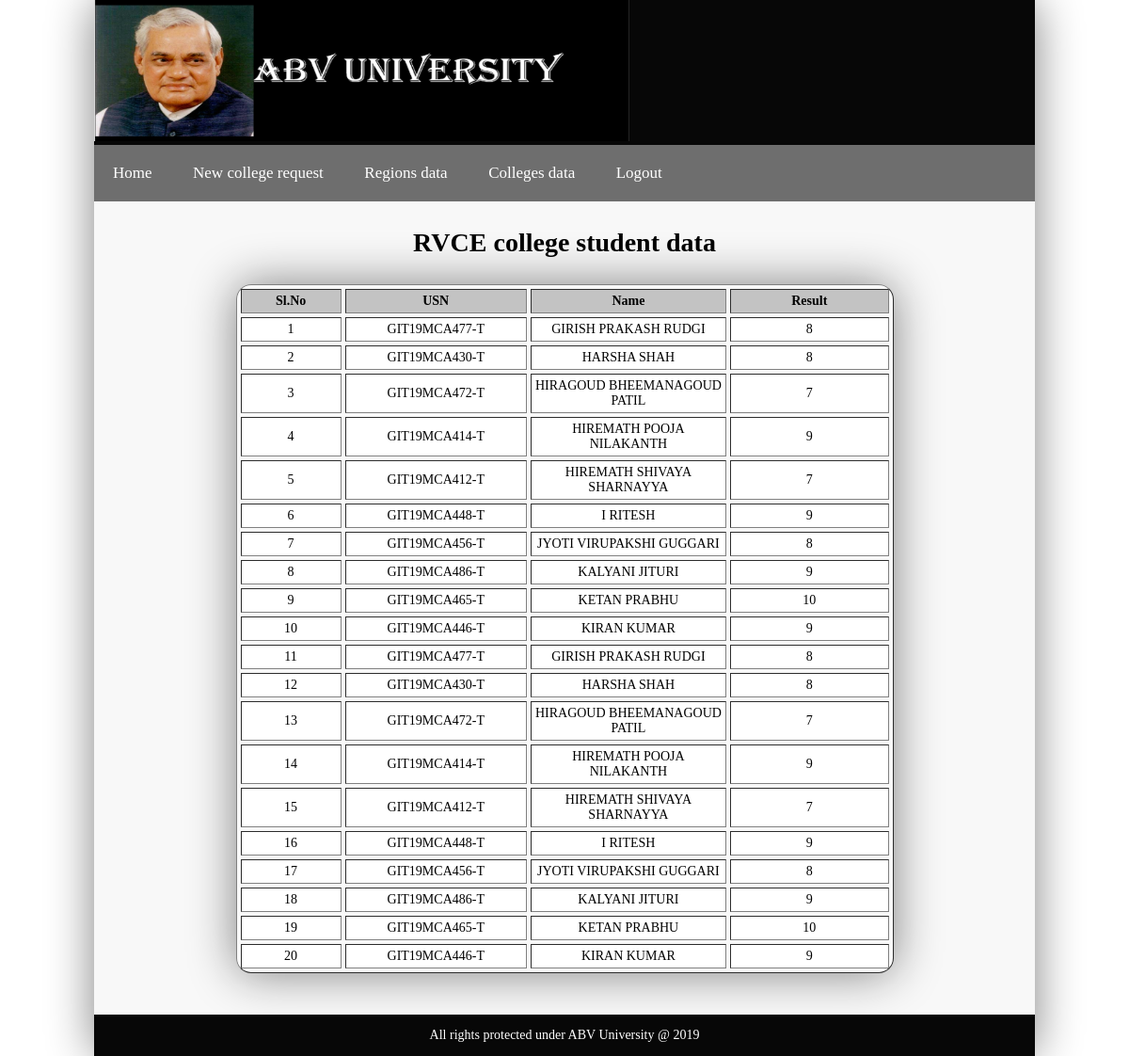
/universityadmin3academicdata.php (signed in), run on the app's committed database.
### tables this page shows
CREATE TABLE `college3academicdata` (
  `usn` varchar(30) NOT NULL,
  `name` varchar(50) NOT NULL,
  `result` int(20) NOT NULL
);

### universityadmin3academicdata.php (the view, shortened to what this page needs)
?><!DOCTYPE html>
<html>
    <head>
        <link rel="stylesheet" type="text/css" href="nav2.css"/>
         <link rel="stylesheet" href="style.css">
    </head>
    <body class="body">
        <table width="1000" border="0" cellspacing="0" cellpadding="0" align="center">
         <tbody>
            <tr>
              <td height="140" bgcolor="#070707" align="left">  <?php include("header.php"); ?> </td>
            </tr>
            <tr>
              <td bgcolor="#6E6E6E"> <?php include("universitynav.php"); ?> </td>
           </tr>
            <tr bgcolor="#F8F8F8">
                <td colspan="2">  <h1 align="center"> <p> RVCE college student data</p> </h1>
                  <?php
						include("myconn2.php");
						$sql="SELECT *from college3academicdata";
						$result=$conn2->query($sql);
						if($result->num_rows==0)
						{
								echo "No Records Found";
						}
						else
						{
					?>
                 <table width="699" border="1" align="center" cellpadding="4" cellspacing="4">
                   <tbody>
                     <tr>
                       <th width="159" bgcolor="#C3C3C3" style="text-align: center" scope="col"> Sl.No </th>
                       <th width="267" bgcolor="#C3C3C3" style="text-align: center" scope="col"> USN </th>
                       <th width="273" bgcolor="#C3C3C3" style="text-align: center" scope="col"> Name </th>
                       <th width="273" bgcolor="#C3C3C3" style="text-align: center" scope="col"> Result </th>
                     </tr>
                     <?php
							$r1 = 1;
							while($row=$result->fetch_assoc())
							{
								$usn1=$row["usn"];
								$name1=$row["name"];
								$result11 = $row["result"];
							?>
                     <tr>
                       <td bgcolor="#FFFFFF" style="text-align: center"><?php echo $r1++;?></td>
                       <td bgcolor="#FFFFFF" style="text-align: center"><?php echo $usn1;?></td>
                       <td bgcolor="#FFFFFF" style="text-align: center"><?php echo $name1;?></td>
                       <td bgcolor="#FFFFFF" style="text-align: center"><?php echo $result11;?></td>
                     </tr>
                     <?php
						}
						}
                       ?>
                   </tbody>
                 </table>
                 <p>&nbsp;</p>
              </td>
            </tr>
            <tr>
               <td bgcolor="#070707" align="center" height="2"> <?php include("footer.php"); ?></td>
            </tr>
        </tbody>
      </table>
    </body>
</html>

### style.css (style rules this page uses)
body { margin: 0; padding: 0; height: 100%; }
table { margin: auto; -webkit-box-shadow: 0 0 50px gray; -moz-box-shadow: 0 0 50px gray; box-shadow: 0 0 50px gray; border-radius: 16px; font-size: 14px; }

### data on the page
college3academicdata: usn "GIT19MCA477-T", name "GIRISH PRAKASH RUDGI", result "8"
college3academicdata: usn "GIT19MCA430-T", name "HARSHA SHAH", result "8"
college3academicdata: usn "GIT19MCA472-T", name "HIRAGOUD BHEEMANAGOUD PATIL", result "7"
college3academicdata: usn "GIT19MCA414-T", name "HIREMATH POOJA NILAKANTH", result "9"
college3academicdata: usn "GIT19MCA412-T", name "HIREMATH SHIVAYA SHARNAYYA", result "7"
college3academicdata: usn "GIT19MCA448-T", name "I RITESH", result "9"
college3academicdata: usn "GIT19MCA456-T", name "JYOTI VIRUPAKSHI GUGGARI", result "8"
college3academicdata: usn "GIT19MCA486-T", name "KALYANI JITURI", result "9"
college3academicdata: usn "GIT19MCA465-T", name "KETAN PRABHU", result "10"
college3academicdata: usn "GIT19MCA446-T", name "KIRAN KUMAR", result "9"
college3academicdata: usn "GIT19MCA477-T", name "GIRISH PRAKASH RUDGI", result "8"
college3academicdata: usn "GIT19MCA430-T", name "HARSHA SHAH", result "8"
college3academicdata: usn "GIT19MCA472-T", name "HIRAGOUD BHEEMANAGOUD PATIL", result "7"
college3academicdata: usn "GIT19MCA414-T", name "HIREMATH POOJA NILAKANTH", result "9"
college3academicdata: usn "GIT19MCA412-T", name "HIREMATH SHIVAYA SHARNAYYA", result "7"
college3academicdata: usn "GIT19MCA448-T", name "I RITESH", result "9"
college3academicdata: usn "GIT19MCA456-T", name "JYOTI VIRUPAKSHI GUGGARI", result "8"
college3academicdata: usn "GIT19MCA486-T", name "KALYANI JITURI", result "9"
college3academicdata: usn "GIT19MCA465-T", name "KETAN PRABHU", result "10"
college3academicdata: usn "GIT19MCA446-T", name "KIRAN KUMAR", result "9"
